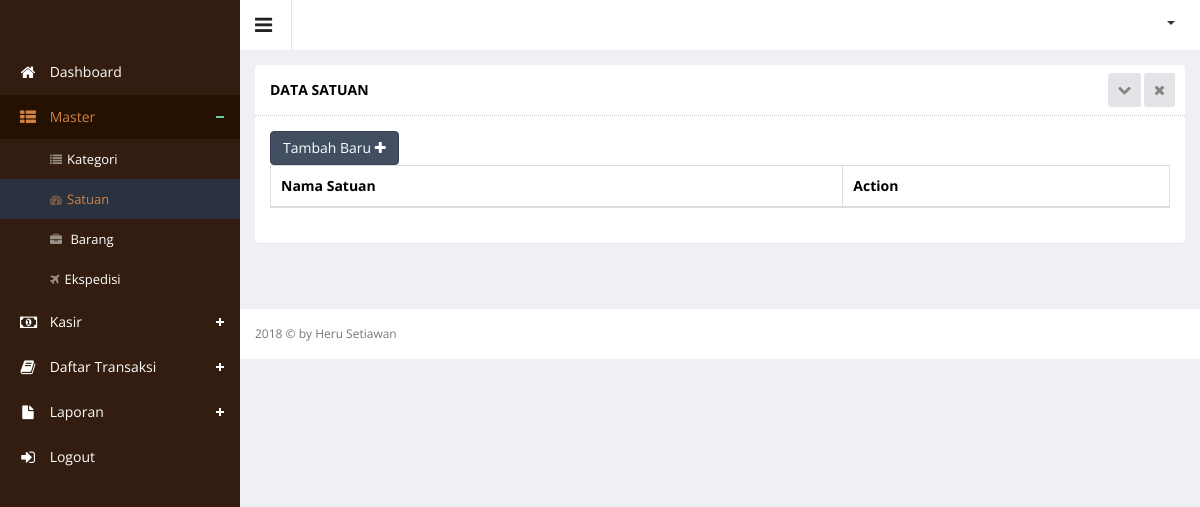
/index.php?hal=master/satuan/list (signed in), run on an earlier commit of the app's database.
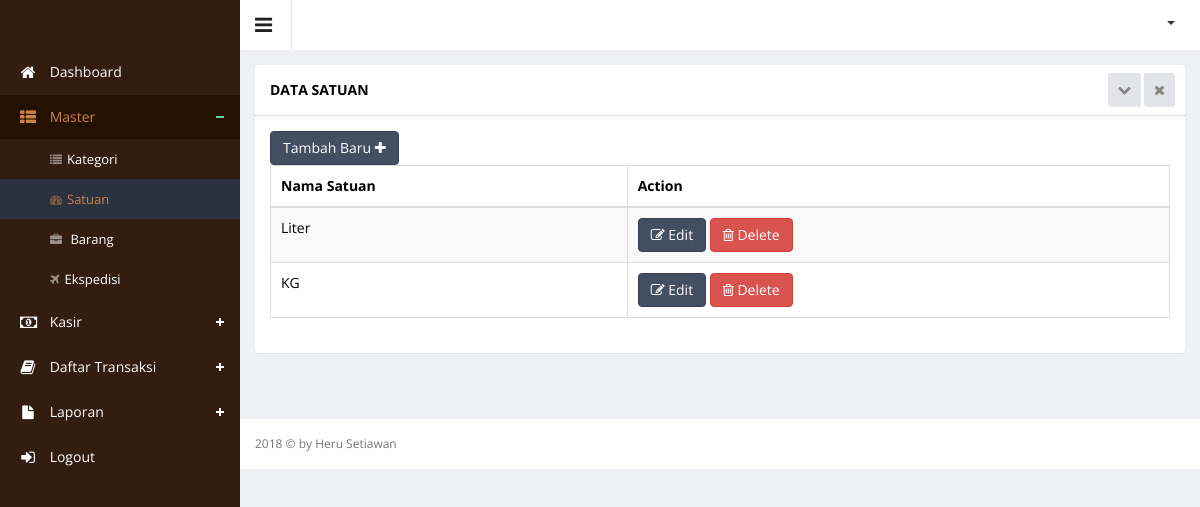
And on a later commit of the database.
### tables this page shows
CREATE TABLE `satuan` (
  `id_satuan` int(5) NOT NULL,
  `nmsatuan` varchar(50) NOT NULL
);

### master/satuan/list.php (the view, shortened to what this page needs)
<div class="wrapper">
    <div class="row">
        <div class="col-sm-12">
            <section class="panel">
                <header class="panel-heading">
                    Data Satuan
                    <span class="tools pull-right">
                        <a href="javascript:;" class="fa fa-chevron-down"></a>
                        <a href="javascript:;" class="fa fa-times"></a>
                     </span>
                </header>
                <div class="panel-body">
                    <div class="adv-table editable-table ">
                        <div class="clearfix">
                            <div class="btn-group">
                                <a href="?hal=master/satuan/add">
                                    <button data-toggle="modal" class="btn btn-primary">
                                        Tambah Baru <i class="fa fa-plus"></i>
                                    </button>
                                </a>
                            </div>
                        </div>
                        <table class="table table-striped table-hover table-bordered" id="editable-sample">
                            <thead>
                            <tr>
                                <th>Nama Satuan</th>
                                <th>Action</th>
                            </tr>
                            </thead>
                            <tbody>
                            <?php
                            $querySatuan = $connect->query("SELECT * FROM satuan ORDER BY id_satuan DESC");
                            while ($rowSatuan = mysqli_fetch_array($querySatuan)) {
                                ?>
                                <tr class="">
                                    <td><?php echo $rowSatuan['nmsatuan']; ?></td>
                                    <td>
                                        <a href="?hal=master/satuan/edit&id=<?php echo $rowSatuan['id_satuan']; ?>">
                                            <button class="btn btn-primary" type="submit"><i class="fa fa-edit"></i>
                                                Edit
                                            </button>
                                        </a>
                                        <a href="?hal=master/satuan/list&hapus=<?php echo $rowSatuan['id_satuan']; ?>">
                                            <button class="btn btn-danger" type="submit" name="hapus"><i
                                                        class="fa fa-trash-o"></i> Delete
                                            </button>
                                        </a>
                                    </td>
                                </tr>
                            <?php } ?>
                            </tbody>
                        </table>
                    </div>
                </div>
            </section>
        </div>
    </div>
</div>

What changed in the data, as far as the page shows it:
added satuan: nmsatuan "Liter"
added satuan: nmsatuan "KG"
